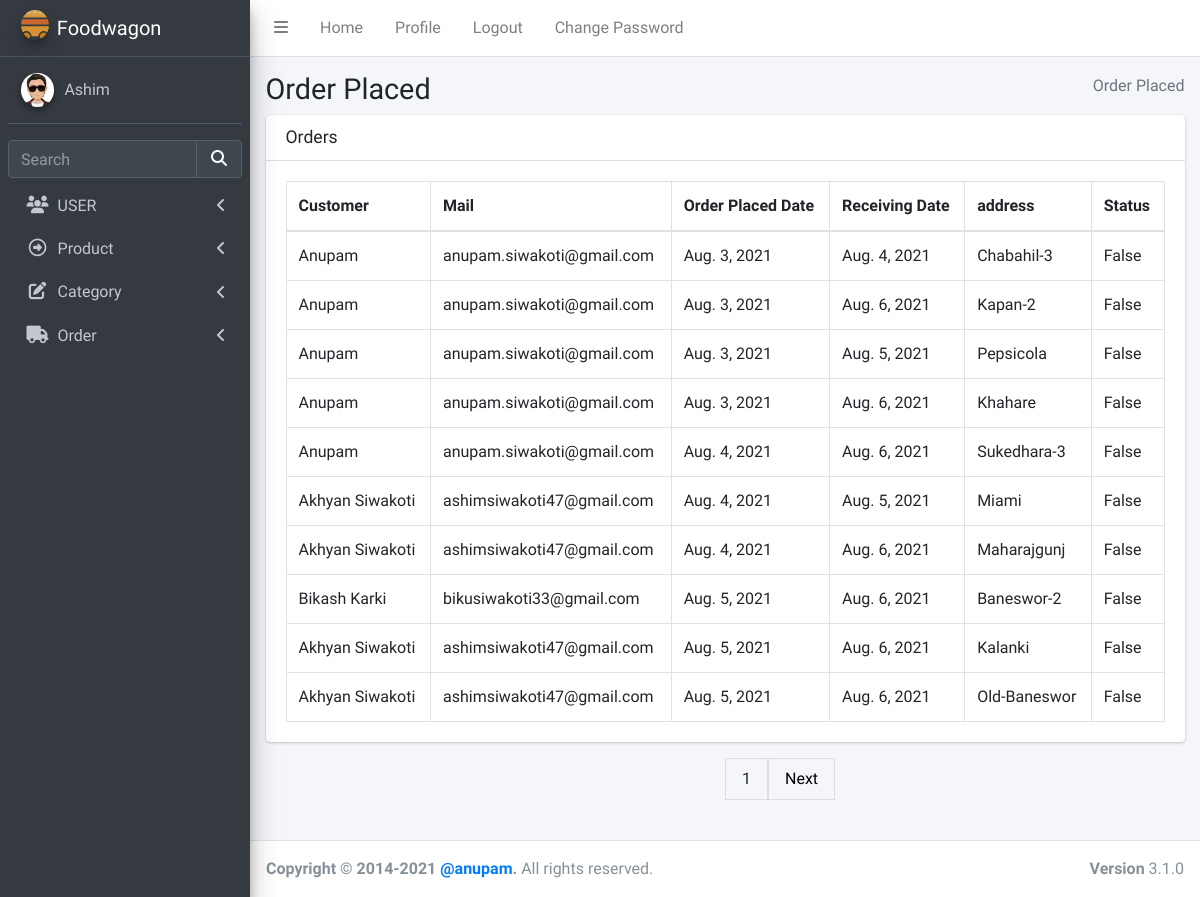
The page /view_order/ (signed in) on the database its author committed.
### login/models.py (models this page shows, shortened)
class User(AbstractBaseUser):
    email = models.EmailField(max_length=255, unique=True, default="a@gmail.com")
    address = models.TextField(max_length=30, blank=True)
    first_name = models.TextField(max_length=30, blank=True, default="eg aster")
    last_name = models.TextField(max_length=30, blank=True)
    is_staff = models.BooleanField(default=False)  # non super-user
    is_active = models.BooleanField(default=False)
    admin = models.BooleanField(default=False)  # a superuser
    last_login = models.DateTimeField(blank=True, null=True, verbose_name="last login")
    profile_pic = models.ImageField(blank=True, null=True, upload_to="images/user/")
    USERNAME_FIELD = "email"
    objects = UserManager()

### delivery/models.py (models this page shows)
class Order(models.Model):
    date_of_order = models.DateField(default=datetime.date.today)
    day = models.DateField(max_length=100)
    address = models.CharField(max_length=100)
    streetaddress = models.CharField(max_length=100)
    region = models.CharField(max_length=100)
    postal = models.IntegerField()
    country = models.CharField(max_length=100)
    user = models.ForeignKey(User, on_delete=models.CASCADE)
    status = models.BooleanField(default=False)
    total_price = models.DecimalField(max_digits=5, decimal_places=1)

### delivery/views.py (the view, shortened to what this page needs)
# urls.py: path("view_order/", views.View_Order.as_view(), name="view_order"),
class View_Order(TemplateView):
    template_name = "admin/order_view.html"
    def get(self, request):
        semail = request.session["user"]
        verifyUser = User.objects.filter(email=semail).first()
        if verifyUser.admin:
            order = Order.objects.all()
            paginator = Paginator(order, 10)
            page_number = request.GET.get("page")
            page_obj = paginator.get_page(page_number)
            return render(
                request,
                self.template_name,
                {"order": page_obj},
            )

### templates/admin/order_view.html (shortened to what this page needs)
{%extends "admin/base.html" %} {% load static %}
{% block csspart %}
<link rel="stylesheet" href="{% static 'plugins/fontawesome-free/css/all.min.css' %}">
<link rel="stylesheet" href="{% static 'plugins/datatables-bs4/css/dataTables.bootstrap4.min.css' %}">
<link rel="stylesheet" href="{% static 'plugins/datatables-responsive/css/responsive.bootstrap4.min.css' %}">
<link rel="stylesheet" href="{% static 'dist/css/adminlte.min.css' %}">
</head>
{% endblock csspart %}
{%block bodycontent%}
<body class="hold-transition sidebar-mini">
    <div class="wrapper">
        <div class="content-wrapper">
            <section class="content-header">
                <div class="container-fluid">
                    <div class="row mb-2">
                        <div class="col-sm-6">
                            <h1>Order Placed</h1>
                        </div>
                        <div class="col-sm-6">
                            <ol class="breadcrumb float-sm-right">
                                <li class="breadcrumb-item active">Order Placed</li>
                            </ol>
                        </div>
                    </div>
                </div>
                {% if order %}
                <section class="content">
                    <div class="container-fluid">
                        <div class="row">
                            <div class="col-12">
                                <div class="card">
                                    <div class="card-header">
                                        <h3 class="card-title">Orders</h3>
                                    </div>
                                    <div class="card-body">
                                        <table id="example2" class="table table-bordered table-hover">
                                            <thead>
                                                <tr>
                                                    <th>Customer</th>
                                                    <th>Mail</th>
                                                    <th>Order Placed Date</th>
                                                    <th>Receiving Date</th>
                                                    <th>address</th>
                                                    <th>Status</th>
                                                </tr>
                                            </thead>
                                            <tbody>
                                                {% for orders in order %}
                                                <tr class='clickable-row'
                                                    data-href="{% url 'delivery:view_bill' orders.id %}">
                                                    <td>{{orders.user.first_name}}</td>
                                                    <td>{{orders.user.email}}</td>
                                                    <td>{{orders.date_of_order}}</td>
                                                    <td>{{orders.day}}</td>
                                                    <td>{{orders.streetaddress}}</td>
                                                    <td>{{orders.status}}</td>
                                                </tr>
                                                {% endfor%}
                                            </tbody>
                                        </table>
                                    </div>
                                </div>
                            </div>
                        </div>
                    </div>
                </section>
                <div class="pagination">
                    <span>
                        <a><span>{{order.number}}</span></a>
                        {%if order.has_next%}
                        <a href="?page={{order.next_page_number}}"> Next </a>
                        {%endif%}
                    </span>
                </div>
                {%endif%}
        </div>
        {%endblock bodycontent%}

### templates/admin/base.html (shortened to what this page needs)
<!DOCTYPE html>
<html lang="en">
{% load static %}
<head>
  {% block csspart %}{% endblock csspart %}
</head>
{% block nav%}
<div class="wrapper">
  <nav class="main-header navbar navbar-expand navbar-white navbar-light">
    <ul class="navbar-nav">
      <li class="nav-item">
        <a class="nav-link" data-widget="pushmenu" href="#" role="button"><i class="fas fa-bars"></i></a>
      </li>
      <li class="nav-item d-none d-sm-inline-block">
        <a href="#" class="nav-link">Home</a>
      </li>
      <li class="nav-item d-none d-sm-inline-block"><a href="{% url 'admins:profile' user.id %}"
          class="nav-link">Profile</a></li>
      <li class="nav-item d-none d-sm-inline-block"><a href="{% url 'login:logout' %}" class="nav-link">Logout</a></li>
      <li class="nav-item d-none d-sm-inline-block" data-toggle="modal" data-target="#myModal"><a href="#"
          class="nav-link">Change Password</a></li>
    </ul>
  </nav>
  <aside class="main-sidebar sidebar-dark-primary elevation-4">
    <a href="index3.html" class="brand-link">
      <img src="{%static 'assets/img/gallery/logo.svg' %}" alt="AdminLTE Logo"
        class="brand-image img-circle elevation-3" style="opacity: 0.8" />
      <span class="brand-text font-weight-light">Foodwagon</span>
    </a>
    <div class="sidebar">
      <div class="user-panel mt-3 pb-3 mb-3 d-flex">
        <div class="image">
          {%if user.profile_pic %}
          <img src="{{ user.profile_pic.url }}" class="img-circle elevation-2" alt="User Image" />
          {% else %}
          <img src="{% static 'image/user.png' %}" class="img-circle elevation-2" alt="User Image" />
          {% endif %}
        </div>
        <div class="info">
          <a href="{% url 'admins:profile' user.id %}" class="d-block">{{ user.first_name }}</a>
        </div>
      </div>
      <div class="form-inline">
        <div class="input-group" data-widget="sidebar-search">
          <input class="form-control form-control-sidebar" type="search" placeholder="Search" aria-label="Search" />
          <div class="input-group-append">
            <button class="btn btn-sidebar">
              <i class="fas fa-search fa-fw"></i>
            </button>
          </div>
        </div>
      </div>
      <nav class="mt-2">
        <ul class="nav nav-pills nav-sidebar flex-column" data-widget="treeview" role="menu" data-accordion="false">
          {% if user.admin %}
          <li class="nav-item">
            <a href="#" class="nav-link">
              <i class="nav-icon fas fa-users"></i>
              <p>
                USER
                <i class="fas fa-angle-left right"></i>
              </p>
            </a>
          </li>
          {% endif %}
          <li class="nav-item">
            <a href="#" class="nav-link">
              <i class="nav-icon far fa-arrow-alt-circle-right"></i>
              <p>
                Product
                <i class="fas fa-angle-left right"></i>
              </p>
            </a>
          </li>
          {% if user.admin %}
          <li class="nav-item">
            <a href="{% url 'product:addcategory' %}" class="nav-link">
              <i class="nav-icon fas fa-edit"></i>
              <p>
                Category
                <i class="fas fa-angle-left right"></i>
              </p>
            </a>
          </li>
          {%endif%}
          <li class="nav-item">
            <a href="#" class="nav-link">
              <i class="nav-icon fas fa-truck"></i>
              <p>Order<i class="fas fa-angle-left right"></i>
              </p>
            </a>
          </li>
        </ul>
      </nav>
    </div>
  </aside>
  {% endblock nav%}
  {% block bodycontent%}
  {% endblock bodycontent%}
  <footer class="main-footer">
    <strong>Copyright &copy; 2014-2021
      <a href="https://adminlte.io">@anupam</a>.</strong>
    All rights reserved.
    <div class="float-right d-none d-sm-inline-block">
      <b>Version</b> 3.1.0
    </div>
  </footer>
</div>
</body>
</html>

### templates/admin/order_view.html (style rules this page uses)
.elevation-2 { height: 50px; }
button { outline: none; border: none; }
.pagination { display: inline-block; width: auto; margin-left: 50%; margin-bottom: 2%; }
.pagination a { color: black; float: left; padding: 8px 16px; text-decoration: none; transition: background-color .3s; border: 1px solid #ddd; }

### rows shown on the page
User: profile_pic (picture), first_name "Ashim"
Order: user.first_name "Anupam", user.email "anupam.siwakoti@gmail.com", date_of_order "Aug. 3, 2021", day "Aug. 4, 2021", streetaddress "Chabahil-3", status "False"
Order: user.first_name "Anupam", user.email "anupam.siwakoti@gmail.com", date_of_order "Aug. 3, 2021", day "Aug. 6, 2021", streetaddress "Kapan-2", status "False"
Order: user.first_name "Anupam", user.email "anupam.siwakoti@gmail.com", date_of_order "Aug. 3, 2021", day "Aug. 5, 2021", streetaddress "Pepsicola", status "False"
Order: user.first_name "Anupam", user.email "anupam.siwakoti@gmail.com", date_of_order "Aug. 3, 2021", day "Aug. 6, 2021", streetaddress "Khahare", status "False"
Order: user.first_name "Anupam", user.email "anupam.siwakoti@gmail.com", date_of_order "Aug. 4, 2021", day "Aug. 6, 2021", streetaddress "Sukedhara-3", status "False"
Order: user.first_name "Akhyan Siwakoti", user.email "ashimsiwakoti47@gmail.com", date_of_order "Aug. 4, 2021", day "Aug. 5, 2021", streetaddress "Miami", status "False"
Order: user.first_name "Akhyan Siwakoti", user.email "ashimsiwakoti47@gmail.com", date_of_order "Aug. 4, 2021", day "Aug. 6, 2021", streetaddress "Maharajgunj", status "False"
Order: user.first_name "Bikash Karki", user.email "bikusiwakoti33@gmail.com", date_of_order "Aug. 5, 2021", day "Aug. 6, 2021", streetaddress "Baneswor-2", status "False"
Order: user.first_name "Akhyan Siwakoti", user.email "ashimsiwakoti47@gmail.com", date_of_order "Aug. 5, 2021", day "Aug. 6, 2021", streetaddress "Kalanki", status "False"
Order: user.first_name "Akhyan Siwakoti", user.email "ashimsiwakoti47@gmail.com", date_of_order "Aug. 5, 2021", day "Aug. 6, 2021", streetaddress "Old-Baneswor", status "False"

### other values the page prints
{{ order.number }} "1"
